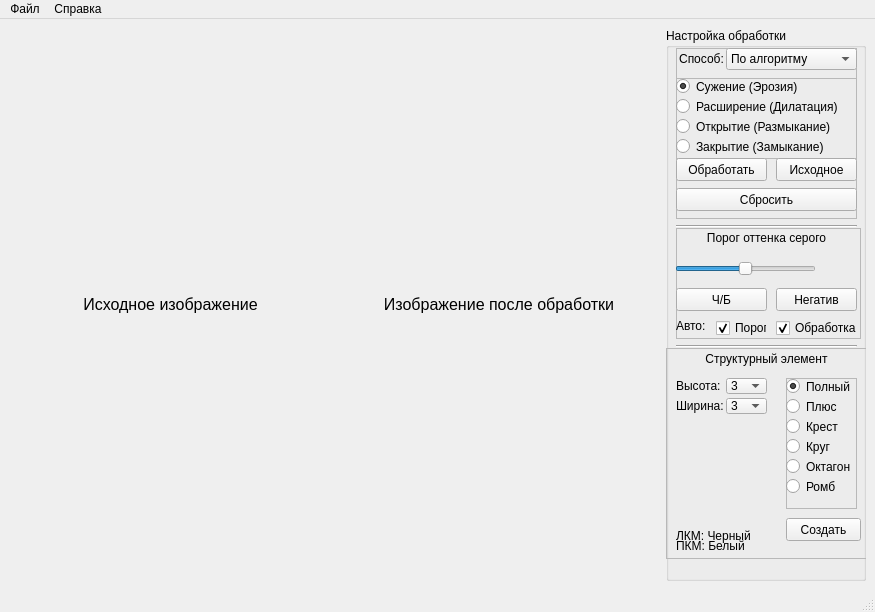
<?xml version="1.0" encoding="UTF-8"?>
<ui version="4.0">
 <class>MainWindow</class>
 <widget class="QMainWindow" name="MainWindow">
  <property name="geometry">
   <rect>
    <x>0</x>
    <y>0</y>
    <width>875</width>
    <height>612</height>
   </rect>
  </property>
  <property name="minimumSize">
   <size>
    <width>0</width>
    <height>0</height>
   </size>
  </property>
  <property name="windowTitle">
   <string>Морфологическая обработка изображений</string>
  </property>
  <widget class="QWidget" name="centralwidget">
   <layout class="QVBoxLayout" name="verticalLayout_3">
    <item>
     <layout class="QHBoxLayout" name="horizontalLayout">
      <property name="sizeConstraint">
       <enum>QLayout::SetDefaultConstraint</enum>
      </property>
      <item>
       <widget class="QLabel" name="label_load_image">
        <property name="sizePolicy">
         <sizepolicy hsizetype="Ignored" vsizetype="Preferred">
          <horstretch>0</horstretch>
          <verstretch>0</verstretch>
         </sizepolicy>
        </property>
        <property name="font">
         <font>
          <pointsize>12</pointsize>
         </font>
        </property>
        <property name="text">
         <string>Исходное изображение</string>
        </property>
        <property name="alignment">
         <set>Qt::AlignCenter</set>
        </property>
       </widget>
      </item>
      <item>
       <widget class="QLabel" name="label_processed_image">
        <property name="sizePolicy">
         <sizepolicy hsizetype="Ignored" vsizetype="Preferred">
          <horstretch>0</horstretch>
          <verstretch>0</verstretch>
         </sizepolicy>
        </property>
        <property name="font">
         <font>
          <pointsize>12</pointsize>
         </font>
        </property>
        <property name="toolTip">
         <string comment="выграыш угшрыш"/>
        </property>
        <property name="text">
         <string>Изображение после обработки</string>
        </property>
        <property name="alignment">
         <set>Qt::AlignCenter</set>
        </property>
       </widget>
      </item>
      <item>
       <widget class="QGroupBox" name="groupBox">
        <property name="sizePolicy">
         <sizepolicy hsizetype="Fixed" vsizetype="Preferred">
          <horstretch>0</horstretch>
          <verstretch>0</verstretch>
         </sizepolicy>
        </property>
        <property name="minimumSize">
         <size>
          <width>200</width>
          <height>0</height>
         </size>
        </property>
        <property name="maximumSize">
         <size>
          <width>200</width>
          <height>16777215</height>
         </size>
        </property>
        <property name="title">
         <string>Настройка обработки</string>
        </property>
        <widget class="Line" name="line">
         <property name="geometry">
          <rect>
           <x>10</x>
           <y>190</y>
           <width>181</width>
           <height>16</height>
          </rect>
         </property>
         <property name="orientation">
          <enum>Qt::Horizontal</enum>
         </property>
        </widget>
        <widget class="Line" name="line_2">
         <property name="geometry">
          <rect>
           <x>10</x>
           <y>310</y>
           <width>181</width>
           <height>16</height>
          </rect>
         </property>
         <property name="orientation">
          <enum>Qt::Horizontal</enum>
         </property>
        </widget>
        <widget class="QFrame" name="frame_process">
         <property name="geometry">
          <rect>
           <x>10</x>
           <y>20</y>
           <width>181</width>
           <height>171</height>
          </rect>
         </property>
         <property name="frameShape">
          <enum>QFrame::StyledPanel</enum>
         </property>
         <property name="frameShadow">
          <enum>QFrame::Raised</enum>
         </property>
         <widget class="QComboBox" name="combo_box_alg">
          <property name="geometry">
           <rect>
            <x>50</x>
            <y>0</y>
            <width>131</width>
            <height>22</height>
           </rect>
          </property>
          <item>
           <property name="text">
            <string>По алгоритму</string>
           </property>
          </item>
          <item>
           <property name="text">
            <string>Scikit-Image</string>
           </property>
          </item>
         </widget>
         <widget class="QLabel" name="label_4">
          <property name="geometry">
           <rect>
            <x>0</x>
            <y>0</y>
            <width>51</width>
            <height>21</height>
           </rect>
          </property>
          <property name="text">
           <string>Способ:</string>
          </property>
          <property name="alignment">
           <set>Qt::AlignCenter</set>
          </property>
         </widget>
         <widget class="QFrame" name="frame_2">
          <property name="geometry">
           <rect>
            <x>0</x>
            <y>30</y>
            <width>181</width>
            <height>81</height>
           </rect>
          </property>
          <property name="frameShape">
           <enum>QFrame::StyledPanel</enum>
          </property>
          <property name="frameShadow">
           <enum>QFrame::Raised</enum>
          </property>
          <widget class="QRadioButton" name="radio_erosion">
           <property name="geometry">
            <rect>
             <x>0</x>
             <y>0</y>
             <width>121</width>
             <height>17</height>
            </rect>
           </property>
           <property name="toolTip">
            <string>&lt;html&gt;&lt;head/&gt;&lt;body&gt;&lt;p&gt;В результате применения операции эрозии все объекты, меньшие чем структурный элемент, стираются, объекты, соединённые тонкими линиями становятся разъединёнными и размеры всех объектов уменьшаются.&lt;/p&gt;&lt;/body&gt;&lt;/html&gt;</string>
           </property>
           <property name="toolTipDuration">
            <number>-1</number>
           </property>
           <property name="statusTip">
            <string/>
           </property>
           <property name="text">
            <string>Сужение (Эрозия)</string>
           </property>
           <property name="checked">
            <bool>true</bool>
           </property>
          </widget>
          <widget class="QRadioButton" name="radio_dilation">
           <property name="geometry">
            <rect>
             <x>0</x>
             <y>20</y>
             <width>161</width>
             <height>17</height>
            </rect>
           </property>
           <property name="toolTip">
            <string>Увеличение контуров</string>
           </property>
           <property name="text">
            <string>Расширение (Дилатация)</string>
           </property>
          </widget>
          <widget class="QRadioButton" name="radio_closing">
           <property name="geometry">
            <rect>
             <x>0</x>
             <y>60</y>
             <width>151</width>
             <height>17</height>
            </rect>
           </property>
           <property name="toolTip">
            <string>&lt;html&gt;&lt;head/&gt;&lt;body&gt;&lt;p&gt;Если к изображению применить сначала операцию наращивания, то мы сможем избавиться от малых дыр и щелей, но при этом произойдёт увеличение контура объекта. Избежать этого увеличения позволяет операция эрозия, выполненная сразу после наращивания с тем же структурным элементом.&lt;/p&gt;&lt;/body&gt;&lt;/html&gt;</string>
           </property>
           <property name="text">
            <string>Закрытие (Замыкание)</string>
           </property>
          </widget>
          <widget class="QRadioButton" name="radio_opening">
           <property name="geometry">
            <rect>
             <x>0</x>
             <y>40</y>
             <width>161</width>
             <height>17</height>
            </rect>
           </property>
           <property name="toolTip">
            <string>&lt;html&gt;&lt;head/&gt;&lt;body&gt;&lt;p&gt;Размыкание отсеивает все объекты, меньшие чем структурный элемент, но при этом помогает избежать сильного уменьшения размера объектов. Также размыкание идеально подходит для удаления линий, толщина которых меньше, чем диаметр структурного элемента. Также важно помнить, что после этой операции контуры объектов становятся более гладкими.&lt;/p&gt;&lt;/body&gt;&lt;/html&gt;</string>
           </property>
           <property name="text">
            <string>Открытие (Размыкание)</string>
           </property>
          </widget>
         </widget>
         <widget class="QPushButton" name="btn_clear">
          <property name="geometry">
           <rect>
            <x>0</x>
            <y>140</y>
            <width>181</width>
            <height>23</height>
           </rect>
          </property>
          <property name="text">
           <string>Сбросить</string>
          </property>
         </widget>
         <widget class="QPushButton" name="btn_process">
          <property name="geometry">
           <rect>
            <x>0</x>
            <y>110</y>
            <width>91</width>
            <height>23</height>
           </rect>
          </property>
          <property name="text">
           <string>Обработать</string>
          </property>
         </widget>
         <widget class="QPushButton" name="btn_src">
          <property name="geometry">
           <rect>
            <x>100</x>
            <y>110</y>
            <width>81</width>
            <height>23</height>
           </rect>
          </property>
          <property name="text">
           <string>Исходное</string>
          </property>
         </widget>
        </widget>
        <widget class="QFrame" name="frame_struct">
         <property name="geometry">
          <rect>
           <x>0</x>
           <y>320</y>
           <width>201</width>
           <height>211</height>
          </rect>
         </property>
         <property name="frameShape">
          <enum>QFrame::StyledPanel</enum>
         </property>
         <property name="frameShadow">
          <enum>QFrame::Raised</enum>
         </property>
         <widget class="QPushButton" name="btn_struct_create">
          <property name="geometry">
           <rect>
            <x>120</x>
            <y>170</y>
            <width>75</width>
            <height>23</height>
           </rect>
          </property>
          <property name="text">
           <string>Создать</string>
          </property>
         </widget>
         <widget class="QLabel" name="label_5">
          <property name="geometry">
           <rect>
            <x>10</x>
            <y>50</y>
            <width>51</width>
            <height>16</height>
           </rect>
          </property>
          <property name="text">
           <string>Ширина:</string>
          </property>
         </widget>
         <widget class="QLabel" name="label_2">
          <property name="geometry">
           <rect>
            <x>10</x>
            <y>0</y>
            <width>181</width>
            <height>21</height>
           </rect>
          </property>
          <property name="toolTip">
           <string>222</string>
          </property>
          <property name="statusTip">
           <string>123</string>
          </property>
          <property name="whatsThis">
           <string>321</string>
          </property>
          <property name="text">
           <string>Структурный элемент</string>
          </property>
          <property name="alignment">
           <set>Qt::AlignCenter</set>
          </property>
         </widget>
         <widget class="QComboBox" name="combo_box_w">
          <property name="geometry">
           <rect>
            <x>60</x>
            <y>50</y>
            <width>41</width>
            <height>16</height>
           </rect>
          </property>
          <item>
           <property name="text">
            <string>3</string>
           </property>
          </item>
          <item>
           <property name="text">
            <string>5</string>
           </property>
          </item>
          <item>
           <property name="text">
            <string>7</string>
           </property>
          </item>
          <item>
           <property name="text">
            <string>9</string>
           </property>
          </item>
          <item>
           <property name="text">
            <string>11</string>
           </property>
          </item>
          <item>
           <property name="text">
            <string>13</string>
           </property>
          </item>
          <item>
           <property name="text">
            <string>15</string>
           </property>
          </item>
          <item>
           <property name="text">
            <string>17</string>
           </property>
          </item>
          <item>
           <property name="text">
            <string>19</string>
           </property>
          </item>
          <item>
           <property name="text">
            <string>21</string>
           </property>
          </item>
         </widget>
         <widget class="QFrame" name="frame">
          <property name="geometry">
           <rect>
            <x>120</x>
            <y>30</y>
            <width>71</width>
            <height>131</height>
           </rect>
          </property>
          <property name="sizePolicy">
           <sizepolicy hsizetype="Preferred" vsizetype="Preferred">
            <horstretch>0</horstretch>
            <verstretch>0</verstretch>
           </sizepolicy>
          </property>
          <property name="frameShape">
           <enum>QFrame::StyledPanel</enum>
          </property>
          <property name="frameShadow">
           <enum>QFrame::Raised</enum>
          </property>
          <widget class="QRadioButton" name="radio_full">
           <property name="geometry">
            <rect>
             <x>0</x>
             <y>0</y>
             <width>82</width>
             <height>17</height>
            </rect>
           </property>
           <property name="text">
            <string>Полный</string>
           </property>
           <property name="checked">
            <bool>true</bool>
           </property>
          </widget>
          <widget class="QRadioButton" name="radio_cross">
           <property name="geometry">
            <rect>
             <x>0</x>
             <y>40</y>
             <width>82</width>
             <height>17</height>
            </rect>
           </property>
           <property name="text">
            <string>Крест</string>
           </property>
          </widget>
          <widget class="QRadioButton" name="radio_plus">
           <property name="geometry">
            <rect>
             <x>0</x>
             <y>20</y>
             <width>82</width>
             <height>17</height>
            </rect>
           </property>
           <property name="text">
            <string>Плюс</string>
           </property>
          </widget>
          <widget class="QRadioButton" name="radio_circle">
           <property name="geometry">
            <rect>
             <x>0</x>
             <y>60</y>
             <width>82</width>
             <height>17</height>
            </rect>
           </property>
           <property name="text">
            <string>Круг</string>
           </property>
          </widget>
          <widget class="QRadioButton" name="radio_octagon">
           <property name="geometry">
            <rect>
             <x>0</x>
             <y>80</y>
             <width>82</width>
             <height>17</height>
            </rect>
           </property>
           <property name="text">
            <string>Октагон</string>
           </property>
          </widget>
          <widget class="QRadioButton" name="radio_diamond">
           <property name="geometry">
            <rect>
             <x>0</x>
             <y>100</y>
             <width>82</width>
             <height>17</height>
            </rect>
           </property>
           <property name="text">
            <string>Ромб</string>
           </property>
          </widget>
         </widget>
         <widget class="QLabel" name="label_struct_image">
          <property name="geometry">
           <rect>
            <x>10</x>
            <y>70</y>
            <width>100</width>
            <height>100</height>
           </rect>
          </property>
          <property name="sizePolicy">
           <sizepolicy hsizetype="Preferred" vsizetype="Preferred">
            <horstretch>0</horstretch>
            <verstretch>0</verstretch>
           </sizepolicy>
          </property>
          <property name="text">
           <string/>
          </property>
          <property name="alignment">
           <set>Qt::AlignCenter</set>
          </property>
         </widget>
         <widget class="QLabel" name="label_7">
          <property name="geometry">
           <rect>
            <x>10</x>
            <y>190</y>
            <width>101</width>
            <height>16</height>
           </rect>
          </property>
          <property name="text">
           <string>ПКМ: Белый</string>
          </property>
         </widget>
         <widget class="QLabel" name="label_3">
          <property name="geometry">
           <rect>
            <x>10</x>
            <y>30</y>
            <width>51</width>
            <height>16</height>
           </rect>
          </property>
          <property name="text">
           <string>Высота:</string>
          </property>
         </widget>
         <widget class="QLabel" name="label_6">
          <property name="geometry">
           <rect>
            <x>10</x>
            <y>180</y>
            <width>101</width>
            <height>16</height>
           </rect>
          </property>
          <property name="text">
           <string>ЛКМ: Черный</string>
          </property>
         </widget>
         <widget class="QComboBox" name="combo_box_h">
          <property name="geometry">
           <rect>
            <x>60</x>
            <y>30</y>
            <width>41</width>
            <height>16</height>
           </rect>
          </property>
          <item>
           <property name="text">
            <string>3</string>
           </property>
          </item>
          <item>
           <property name="text">
            <string>5</string>
           </property>
          </item>
          <item>
           <property name="text">
            <string>7</string>
           </property>
          </item>
          <item>
           <property name="text">
            <string>9</string>
           </property>
          </item>
          <item>
           <property name="text">
            <string>11</string>
           </property>
          </item>
          <item>
           <property name="text">
            <string>13</string>
           </property>
          </item>
          <item>
           <property name="text">
            <string>15</string>
           </property>
          </item>
          <item>
           <property name="text">
            <string>17</string>
           </property>
          </item>
          <item>
           <property name="text">
            <string>19</string>
           </property>
          </item>
          <item>
           <property name="text">
            <string>21</string>
           </property>
          </item>
         </widget>
        </widget>
        <widget class="QFrame" name="frame_threshold">
         <property name="geometry">
          <rect>
           <x>10</x>
           <y>200</y>
           <width>185</width>
           <height>111</height>
          </rect>
         </property>
         <property name="frameShape">
          <enum>QFrame::StyledPanel</enum>
         </property>
         <property name="frameShadow">
          <enum>QFrame::Raised</enum>
         </property>
         <widget class="QCheckBox" name="check_box_auto_threshold">
          <property name="geometry">
           <rect>
            <x>40</x>
            <y>90</y>
            <width>51</width>
            <height>20</height>
           </rect>
          </property>
          <property name="text">
           <string>Порог</string>
          </property>
          <property name="checked">
           <bool>true</bool>
          </property>
         </widget>
         <widget class="QSlider" name="horizontal_slider">
          <property name="geometry">
           <rect>
            <x>-1</x>
            <y>30</y>
            <width>141</width>
            <height>21</height>
           </rect>
          </property>
          <property name="acceptDrops">
           <bool>false</bool>
          </property>
          <property name="maximum">
           <number>100</number>
          </property>
          <property name="singleStep">
           <number>1</number>
          </property>
          <property name="pageStep">
           <number>1</number>
          </property>
          <property name="value">
           <number>50</number>
          </property>
          <property name="tracking">
           <bool>true</bool>
          </property>
          <property name="orientation">
           <enum>Qt::Horizontal</enum>
          </property>
          <property name="invertedAppearance">
           <bool>false</bool>
          </property>
          <property name="invertedControls">
           <bool>false</bool>
          </property>
         </widget>
         <widget class="QLabel" name="label_slider_value">
          <property name="geometry">
           <rect>
            <x>150</x>
            <y>30</y>
            <width>31</width>
            <height>21</height>
           </rect>
          </property>
          <property name="font">
           <font>
            <pointsize>10</pointsize>
           </font>
          </property>
          <property name="text">
           <string/>
          </property>
         </widget>
         <widget class="QLabel" name="label">
          <property name="geometry">
           <rect>
            <x>0</x>
            <y>0</y>
            <width>181</width>
            <height>20</height>
           </rect>
          </property>
          <property name="text">
           <string>Порог оттенка серого</string>
          </property>
          <property name="alignment">
           <set>Qt::AlignCenter</set>
          </property>
         </widget>
         <widget class="QPushButton" name="btn_negative">
          <property name="geometry">
           <rect>
            <x>100</x>
            <y>60</y>
            <width>81</width>
            <height>23</height>
           </rect>
          </property>
          <property name="text">
           <string>Негатив</string>
          </property>
         </widget>
         <widget class="QPushButton" name="btn_to_black">
          <property name="geometry">
           <rect>
            <x>0</x>
            <y>60</y>
            <width>91</width>
            <height>23</height>
           </rect>
          </property>
          <property name="text">
           <string>Ч/Б</string>
          </property>
         </widget>
         <widget class="QLabel" name="label_8">
          <property name="geometry">
           <rect>
            <x>0</x>
            <y>90</y>
            <width>31</width>
            <height>16</height>
           </rect>
          </property>
          <property name="text">
           <string>Авто:</string>
          </property>
         </widget>
         <widget class="QCheckBox" name="check_box_auto_process">
          <property name="geometry">
           <rect>
            <x>100</x>
            <y>90</y>
            <width>81</width>
            <height>20</height>
           </rect>
          </property>
          <property name="text">
           <string>Обработка</string>
          </property>
          <property name="checked">
           <bool>true</bool>
          </property>
         </widget>
        </widget>
       </widget>
      </item>
     </layout>
    </item>
   </layout>
  </widget>
  <widget class="QMenuBar" name="menubar">
   <property name="geometry">
    <rect>
     <x>0</x>
     <y>0</y>
     <width>875</width>
     <height>21</height>
    </rect>
   </property>
   <widget class="QMenu" name="menu">
    <property name="title">
     <string>Файл</string>
    </property>
    <addaction name="action_open"/>
    <addaction name="action_save"/>
   </widget>
   <widget class="QMenu" name="menu_2">
    <property name="title">
     <string>Справка</string>
    </property>
    <addaction name="action_about"/>
    <addaction name="action_author"/>
   </widget>
   <addaction name="menu"/>
   <addaction name="menu_2"/>
  </widget>
  <widget class="QStatusBar" name="statusbar"/>
  <action name="action_open">
   <property name="text">
    <string>Открыть</string>
   </property>
  </action>
  <action name="action_save">
   <property name="text">
    <string>Сохранить</string>
   </property>
  </action>
  <action name="action_about">
   <property name="text">
    <string>О программе</string>
   </property>
  </action>
  <action name="action_author">
   <property name="text">
    <string>Об авторе</string>
   </property>
  </action>
 </widget>
 <resources/>
 <connections/>
</ui>
